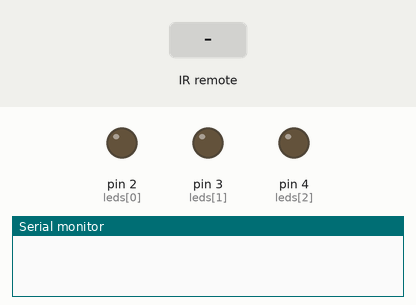
Simulated run of this sketch. Board: Arduino Uno, built with avr-gcc and run on an emulated ATmega328P. Shown: output pins drawn as LEDs (lit = HIGH), the last lines printed to the serial monitor. Inputs (shaded band) come from the test bench. Random numbers use the default seed unless the sketch sets one.

Above: at 1.2 s.
1.3 s: infrared code 0x19 received
At 1.45 s:
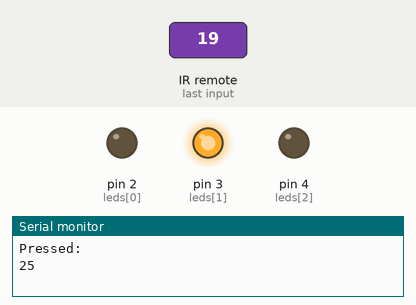
At 2.35 s:
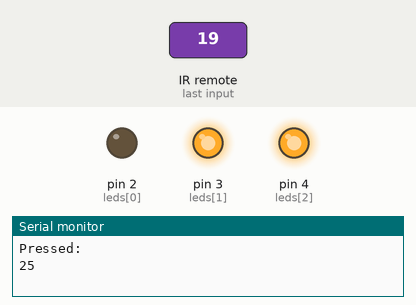
4.3 s: infrared code 0x52 received
5.8 s: infrared code 0x16 received
At 6.8 s:
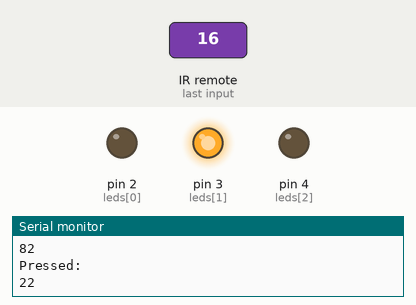
Timing chart, 0 to 8.8 s (numbered marks = the images above; inputs shaded):
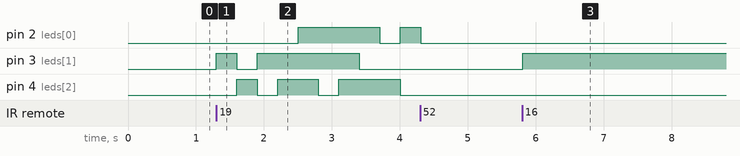

Measured:
- after the input at 1.3 s, pin 2 (leds[0]): LOW → HIGH after 1.2 s, → LOW 1.2 s later, → HIGH 0.30 s later; pin 3 (leds[1]): LOW → HIGH at once, → LOW 0.30 s later, → HIGH 0.30 s later, → LOW 1.5 s later; pin 4 (leds[2]): goes HIGH 0.30 s, LOW 0.30 s, HIGH 0.60 s, LOW 0.30 s, HIGH 0.90 s, then LOW, starting after 0.30 s
- after the input at 5.8 s, pin 3 (leds[1]): LOW → HIGH at once

The sketch:

IR_LED_Controller.ino
```cpp
/*
 * IR_LED_Controller
 *
 * Preparations:
 * Connect 3 LEDs to digital pins 2, 3 and 4
 * Connect IR_receiver to pin A3
 *
 * Install IRremote library
 */

#include <IRremote.hpp>

#define IR_RECIVE_PIN  A3 // pin of ir receiver

const int leds[] = {2, 3, 4}; // led pins
boolean ledStates[] = {0, 0, 0}; // initial led States. all 0
const int num_leds = 3; // amount of connected pins

int lightMode = 0;

unsigned long previousMillis = 0;
int interval = 100; // speed to update the party mode

int lastCommand = 0;

void setup()
{
  Serial.begin(9600);
  IrReceiver.begin(IR_RECIVE_PIN, ENABLE_LED_FEEDBACK); // Start the receiver
  // put your setup code here, to run once:
  for (int i = 0; i < num_leds; i++)
  {
    pinMode(leds[i], OUTPUT);
  }
}

void loop()
{
  unsigned long currentMillis = millis();

  if (IrReceiver.decode())
  {
    int command = IrReceiver.decodedIRData.command;
    Serial.println("Pressed: ");
    Serial.println(command);
    if (command != lastCommand)
    {
      commandCenter(command);
      lastCommand = command;
    }
    IrReceiver.resume(); // Enable receiving of the next value
  }
  if (currentMillis - previousMillis >= interval)
  {
    previousMillis = currentMillis;
    update_lights(lightMode);
  }
}

//translate the input command to a lightMode
void  commandCenter(int command)
{
  switch(command) {
    case 82:
      lightMode = 0;
      break;
    case 22:
      lightMode = 1;
      break;
    case 25:
      lightMode = 2;
      break;
    default:
      return;
  }
}

//based on the lightMode update the light
void  update_lights(int command)
{
  switch(command) {
    case 0:
      turn_off();
      break;
    case 1:
      cozy_lighting();
      break;
    case 2:
      party_mode();
      break;
    default:
      return;
  }
  delay(300);
}

// change led state. If it was on, turn it off and vice versa
void  toggle_led(int led)
{
  ledStates[led] = 1 - ledStates[led];
  digitalWrite(leds[led], ledStates[led]);
}

// only yellow light
void cozy_lighting()
{
    for (int i = 0; i < num_leds; i++)
    {
      if ((ledStates[i] == 1 && i != 1) || (ledStates[i] == 0 && i == 1))
        toggle_led(i);
    }
}

// random colors
void party_mode()
{
  int count = 0;

  // toggle a random led
  toggle_led(random(0, num_leds));

  // count how many leds are on
  for (int i = 0; i < num_leds; i++)
    count += ledStates[i];

  // if no leds are on, turn on one random led
  if (count == 0)
    toggle_led(random(0, num_leds));
}

// turn all leds off
void turn_off()
{
  for (int i = 0; i < num_leds; i++)
  {
    if (ledStates[i] == 1)
      toggle_led(i);
  }
}
```
